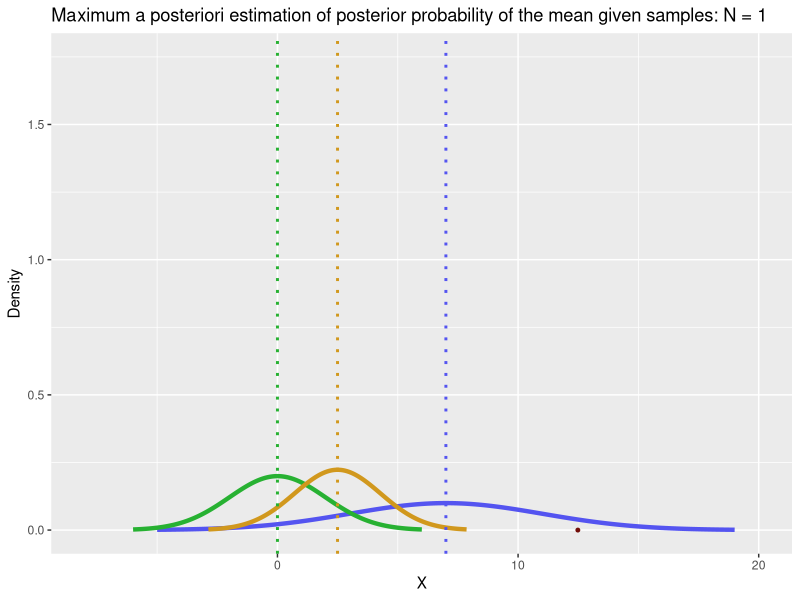
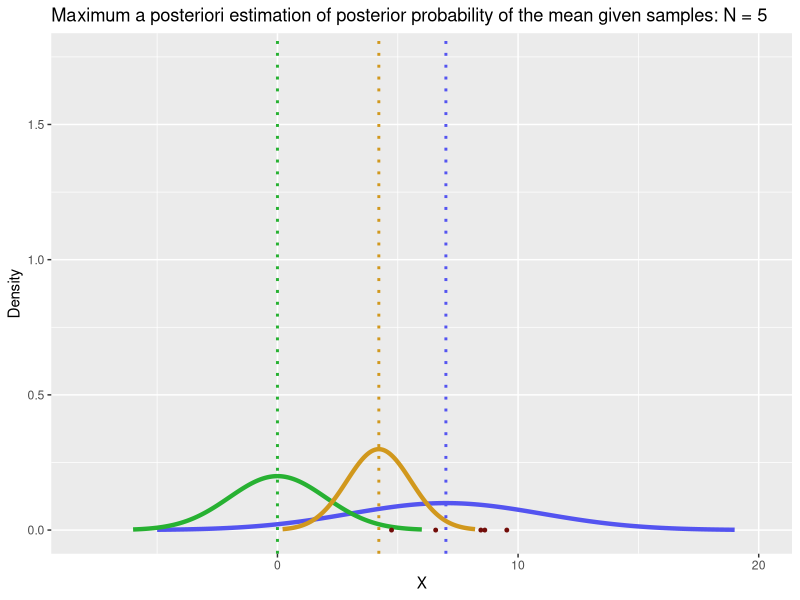
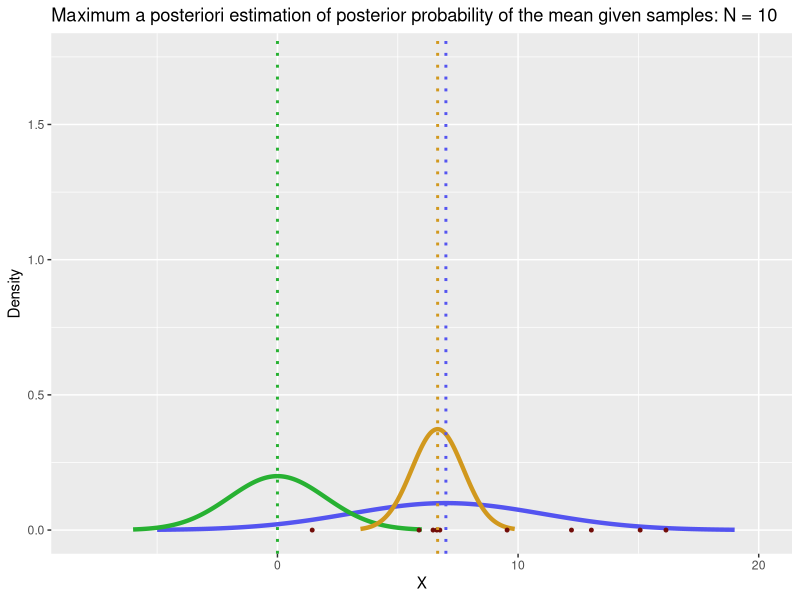
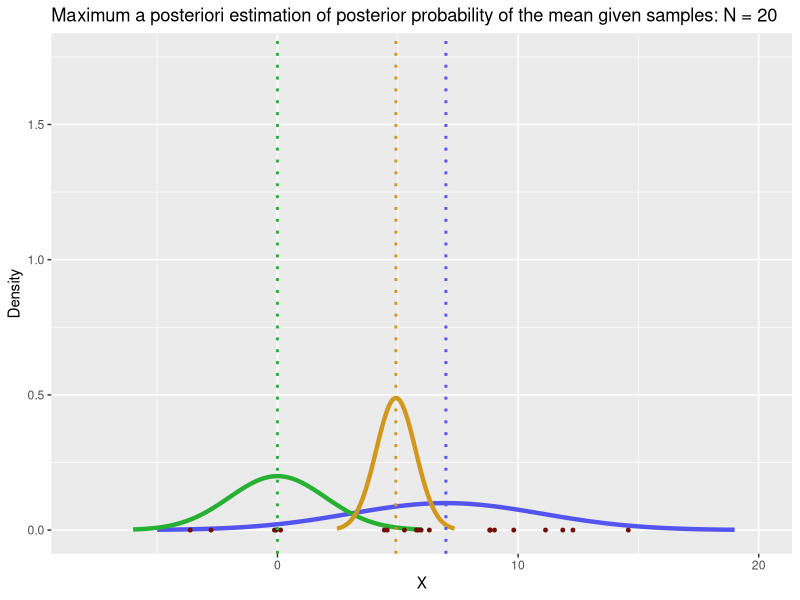
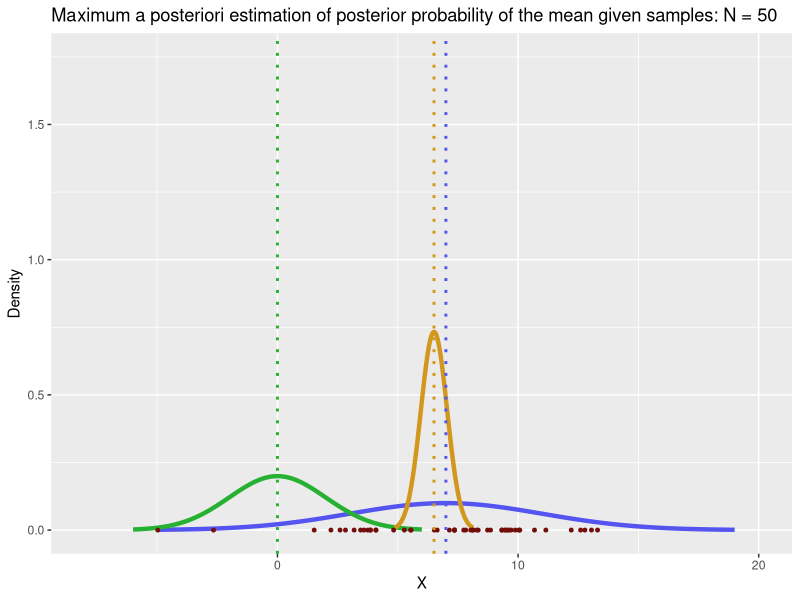
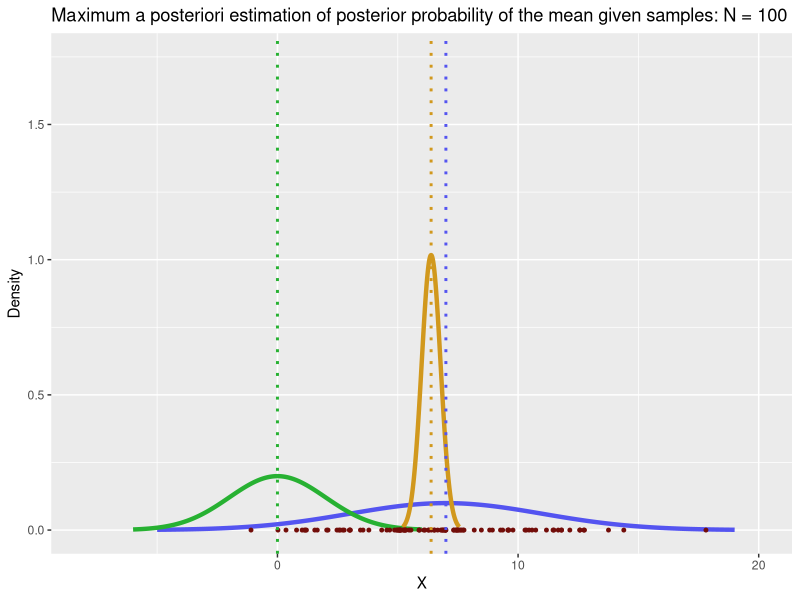
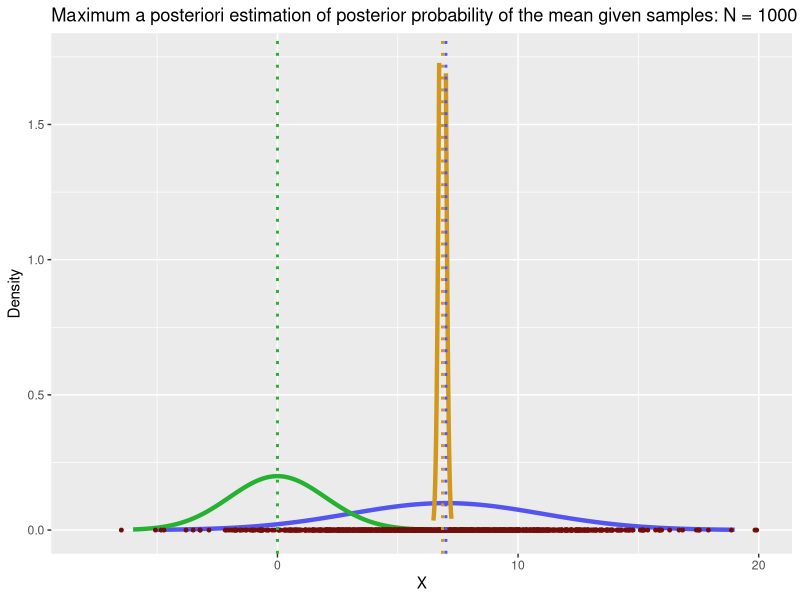

The R script that drew these images, in order:
## ---- chunk 1
# Required libraries
library(ggplot2)
library(gridExtra)
## ---- chunk 2
# Allows for the generation of the data points
generate_points <- function(mean, variance) {
  sigma <- sqrt(variance)
  x <- seq(mean - 3 * sigma, mean + 3 * sigma, by = 0.01)
  y <- 1 /(sqrt(2 * pi) * sigma) * exp(-1 / 2 * (x - mean)^2 / variance)
  return(data.frame(x, y))
}

map_estimation <- function(
    samples,
    prior_mu,
    prior_var,
    generating_mu,
    generating_var) {
  N <- length(samples)
  x_bar <- mean(samples)
  # Derived equation 1
  posterior_mu <- (prior_mu / prior_var^2 + N * x_bar /
    generating_var^2) / (1 / prior_var^2 + N / generating_var^2)
  # Derived equation 2
  posterior_var <- 1 / (1 / prior_var^2 + N / generating_var^2)
  return(list(mu = posterior_mu, var = posterior_var))
}
## ---- chunk 3
#Seed for reproducability
set.seed(42)
for (i in c(1, 5, 10, 20, 50, 100, 1000)) {
  samples <- rnorm(i, mean = 7, sd = 4)
  posterior_stats <- map_estimation(samples, 0, 2, 7, 4)
  posterior_mu <- posterior_stats$mu
  posterior_var <- posterior_stats$var

  # Create the dataframes for plotting with ggplot2
  generating_points_df <- generate_points(mean = 7, variance = 16)
  prior_points_df <- generate_points(mean = 0, variance = 4)
  posterior_points_df <- generate_points(mean = posterior_mu, variance = posterior_var)

  # Plot the distributions and their means for each sample
  figure <- ggplot() +
    geom_line(
      data = generating_points_df,
      aes(x = x, y = y),
      color = "#5454f0", size = 1.5
    ) + geom_label(label = "Generating") +
    geom_line(
      data = prior_points_df,
      aes(x = x, y = y),
      color = "#27b132", size = 1.5
    ) +
    geom_line(
      data = posterior_points_df,
      aes(x = x, y = y),
      color = "#d1981d", size = 1.5
    ) +
    geom_point(
      data = data.frame(x = samples, y = rep(0, i)),
      aes(x = x, y = y), color = "#720d09", size = 1
    ) +
    geom_vline(xintercept = 7, linetype="dotted", color ="#5454f0", size = 1) +
    geom_vline(xintercept = 0, linetype="dotted", color ="#27b132", size = 1) +
    geom_vline(xintercept = posterior_mu, linetype="dotted", color ="#d1981d", size = 1) +
    ylim(0,1.75) + 
    xlim(-8,20) +
    labs(title = paste("Maximum a posteriori estimation of posterior probability of the mean given samples: N =", i), x = 'X', y = 'Density', color = "Legend") +
    scale_color_manual(values = c("#5454f0", "#27b132", "#d1981d", "#720d09"),
                     labels = c("Generating", "Prior", "Posterior", "Samples")) +
    theme(legend.position = "bottom") 
  plot(figure)
}
## ---- chunk 4
generate_model_points <- function(N,evenly_spaced = True){
    x_generating = seq(0, 1, 0.01)
    y_generating = sin(2* pi * x_generating)
    if (evenly_spaced){
      X_train = seq(0,1,N)
      y_train = sin(2*pi*X_train) + rnorm(N, 0, 1)
    }
    else
      {
      X_train = runif(N, 0, 1)
      y_train = sin(2*pi*X_train) + rnorm(N, 0, 1)  
      }
    return
  }
## ---- chunk 5

